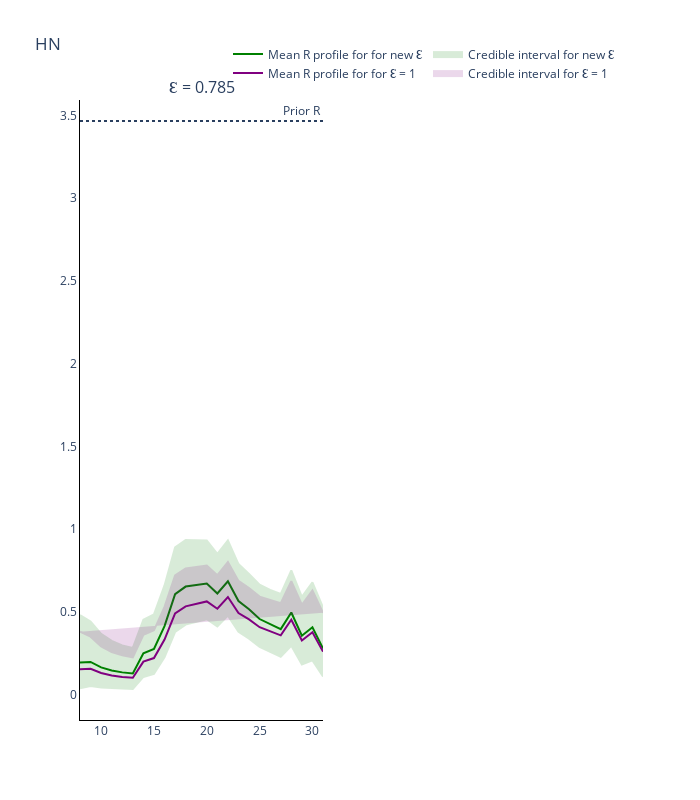

Write notebook code for a chart like this one.
### Code cell
from plotly.subplots import make_subplots

all_intervals = all_intervals[all_intervals['Central Probability']==0.95]

fig = go.Figure()
fig = make_subplots(
    rows=int(np.ceil(epsilon_range.shape[0]/2)), cols=2, subplot_titles=tuple('Ɛ = {}'.format(epsilon) for epsilon in epsilon_range[epsilon_range!=0])
)

# Plot (bar chart cases each day)
for e, epsilon in enumerate(epsilon_range[epsilon_range!=0]):
    if e == 0:
        fig.add_trace(
            go.Scatter(
                x=all_intervals.loc[all_intervals['Epsilon']==epsilon]['Time Points'],
                y=all_intervals.loc[all_intervals['Epsilon']==epsilon]['Mean'],
                name='Mean R profile for for new Ɛ',
                line_color='green'
            ),
            row= int(np.floor(e / 2)) + 1,
            col= e % 2 + 1
        )

        fig.add_trace(
            go.Scatter(
                x=all_intervals.loc[all_intervals['Epsilon']==epsilon]['Time Points'].tolist() + all_intervals.loc[all_intervals['Epsilon']==epsilon]['Time Points'].tolist()[::-1],
                y=all_intervals.loc[all_intervals['Epsilon']==epsilon][
                    'Upper bound CI'].values.tolist() + all_intervals.loc[all_intervals['Epsilon']==epsilon][
                        'Lower bound CI'].values.tolist()[::-1],
                fill='toself',
                fillcolor='green',
                line_color='green',
                opacity=0.15,
                mode='lines',
                name='Credible interval for new Ɛ'
            ),
            row= int(np.floor(e / 2)) + 1,
            col= e % 2 + 1
        )

        fig.add_trace(
            go.Scatter(
                x=all_intervals.loc[all_intervals['Epsilon']==epsilon]['Time Points'],
                y=all_intervals.loc[all_intervals['Epsilon']==0]['Mean'],
                name='Mean R profile for for Ɛ = 0'.format(epsilon),
                line_color='purple'
            ),
            row= int(np.floor(e / 2)) + 1,
            col= e % 2 + 1
        )


        fig.add_trace(
            go.Scatter(
                x=all_intervals.loc[all_intervals['Epsilon']==epsilon]['Time Points'].tolist() + all_intervals.loc[all_intervals['Epsilon']==epsilon]['Time Points'].tolist()[::-1],
                y=all_intervals.loc[all_intervals['Epsilon']==0][
                    'Upper bound CI'].values.tolist() + all_intervals.loc[all_intervals['Epsilon']==0][
                        'Lower bound CI'].values.tolist()[::-1],
                fill='toself',
                fillcolor='purple',
                line_color='purple',
                opacity=0.15,
                mode='lines',
                name='Credible interval for Ɛ = 0'
            ),
            row= int(np.floor(e / 2)) + 1,
            col= e % 2 + 1
        )

    else:
        fig.add_trace(
            go.Scatter(
                x=all_intervals.loc[all_intervals['Epsilon']==epsilon]['Time Points'],
                y=all_intervals.loc[all_intervals['Epsilon']==epsilon]['Mean'],
                line_color='green',
                showlegend=False
            ),
            row= int(np.floor(e / 2)) + 1,
            col= e % 2 + 1
        )

        fig.add_trace(
            go.Scatter(
                x=all_intervals.loc[all_intervals['Epsilon']==epsilon]['Time Points'].tolist() + all_intervals.loc[all_intervals['Epsilon']==epsilon]['Time Points'].tolist()[::-1],
                y=all_intervals.loc[all_intervals['Epsilon']==epsilon][
                    'Upper bound CI'].values.tolist() + all_intervals.loc[all_intervals['Epsilon']==epsilon][
                        'Lower bound CI'].values.tolist()[::-1],
                fill='toself',
                fillcolor='green',
                line_color='green',
                opacity=0.15,
                showlegend=False,
                mode='lines'
            ),
            row= int(np.floor(e / 2)) + 1,
            col= e % 2 + 1
        )

        fig.add_trace(
            go.Scatter(
                x=all_intervals.loc[all_intervals['Epsilon']==epsilon]['Time Points'],
                y=all_intervals.loc[all_intervals['Epsilon']==0]['Mean'],
                showlegend=False,
                line_color='purple'
            ),
            row= int(np.floor(e / 2)) + 1,
            col= e % 2 + 1
        )


        fig.add_trace(
            go.Scatter(
                x=all_intervals.loc[all_intervals['Epsilon']==epsilon]['Time Points'].tolist() + all_intervals.loc[all_intervals['Epsilon']==epsilon]['Time Points'].tolist()[::-1],
                y=all_intervals.loc[all_intervals['Epsilon']==0][
                    'Upper bound CI'].values.tolist() + all_intervals.loc[all_intervals['Epsilon']==0][
                        'Lower bound CI'].values.tolist()[::-1],
                fill='toself',
                fillcolor='purple',
                line_color='purple',
                opacity=0.15,
                mode='lines',
                showlegend=False,
            ),
            row= int(np.floor(e / 2)) + 1,
            col= e % 2 + 1
        )

        #fig.add_hrect(y0=prior_dist_interval[0], y1=prior_dist_interval[1], line_width=0, fillcolor='black', opacity=0.1)
        fig.add_hline(y=median, line_dash='dot',
                annotation_text='Prior R', fillcolor='black',
                annotation_position='top right',
                row= int(np.floor(e / 2)) + 1,
                col= e % 2 + 1)

    #fig.add_hrect(y0=prior_dist_interval[0], y1=prior_dist_interval[1], line_width=0, fillcolor='black', opacity=0.1)
    fig.add_hline(y=median, line_dash='dot',
              annotation_text='Prior R', fillcolor='black',
              annotation_position='top right',
              row= int(np.floor(e / 2)) + 1,
              col= e % 2 + 1)


# Add axis labels
fig.update_layout(
    title='HK',
    width=700, 
    height=800,
    plot_bgcolor='white',
    xaxis=dict(linecolor='black'),
    yaxis=dict(linecolor='black'),
    xaxis2=dict(linecolor='black'),
    yaxis2=dict(linecolor='black'),
    xaxis3=dict(linecolor='black'),
    yaxis3=dict(linecolor='black'),
    xaxis4=dict(linecolor='black'),
    yaxis4=dict(linecolor='black'),
    xaxis5=dict(linecolor='black'),
    yaxis5=dict(linecolor='black'),
    xaxis6=dict(linecolor='black'),
    yaxis6=dict(linecolor='black'),
    legend=dict(
        orientation="h",
        yanchor="bottom",
        y=1.02,
        xanchor="right",
        x=1
    ))

fig.update_xaxes(ticks='outside', title_text='Time (days)', row='all', col='all')
fig.update_yaxes(ticks='outside', title_text='R_t', row='all', col='all')

# fig.write_image('HK-diff-eps-inf.pdf')
fig.show()

### Figure 1 — Plotly figure (JSON) as saved in the notebook; plotly's stock layout.template omitted (floating-point values rounded to 4 significant figures)
{"data": [{"line": {"color": "green"}, "name": "Mean R profile for for new Ɛ", "type": "scatter", "x": [8, 9, 10, 11, 12, 13, 14, 15, 16, 17, 18, 19, 20, 21, 22, 23, 24, 25, 26, 27, 28, 29, 30, 31], "xaxis": "x", "y": [0.1951, 0.1982, 0.1656, 0.1471, 0.1353, 0.1285, 0.2504, 0.2767, 0.4148, 0.6078, 0.6536, 0.6618, 0.6722, 0.6116, 0.6857, 0.5666, 0.5162, 0.4575, 0.4255, 0.3963, 0.4969, 0.3566, 0.4079, 0.2789], "yaxis": "y"}, {"fill": "toself", "fillcolor": "green", "line": {"color": "green"}, "mode": "lines", "name": "Credible interval for new Ɛ", "opacity": 0.15, "type": "scatter", "x": [8, 9, 10, 11, 12, 13, 14, 15, 16, 17, 18, 19, 20, 21, 22, 23, 24, 25, 26, 27, 28, 29, 30, 31, 31, 30, 29, 28, 27, 26, 25, 24, 23, 22, 21, 20, 19, 18, 17, 16, 15, 14, 13, 12, 11, 10, 9, 8], "xaxis": "x", "y": [0.4817, 0.4432, 0.3678, 0.3253, 0.2985, 0.283, 0.4534, 0.486, 0.6603, 0.8908, 0.9344, 0.9315, 0.9321, 0.8508, 0.9326, 0.7894, 0.7303, 0.6645, 0.6337, 0.6092, 0.7516, 0.5911, 0.6787, 0.5288, 0.1103, 0.2078, 0.1823, 0.2963, 0.2296, 0.2589, 0.2892, 0.3394, 0.3811, 0.4779, 0.413, 0.4562, 0.4396, 0.4238, 0.3792, 0.2263, 0.1262, 0.1077, 0.03487, 0.03664, 0.03971, 0.04452, 0.05292, 0.03921], "yaxis": "y"}, {"line": {"color": "purple"}, "name": "Mean R profile for for Ɛ = 1", "type": "scatter", "x": [8, 9, 10, 11, 12, 13, 14, 15, 16, 17, 18, 19, 20, 21, 22, 23, 24, 25, 26, 27, 28, 29, 30, 31], "xaxis": "x", "y": [0.1545, 0.157, 0.1313, 0.1169, 0.1078, 0.1026, 0.2002, 0.2217, 0.3338, 0.492, 0.5339, 0.5475, 0.5638, 0.5198, 0.5903, 0.4938, 0.4554, 0.408, 0.3828, 0.3591, 0.4532, 0.3274, 0.3775, 0.2605], "yaxis": "y"}, {"fill": "toself", "fillcolor": "purple", "line": {"color": "purple"}, "mode": "lines", "name": "Credible interval for Ɛ = 1", "opacity": 0.15, "type": "scatter", "x": [8, 9, 10, 11, 12, 13, 14, 15, 16, 17, 18, 19, 20, 21, 22, 23, 24, 25, 26, 27, 28, 29, 30, 31, 31, 30, 29, 28, 27, 26, 25, 24, 23, 22, 21, 20, 19, 18, 17, 16, 15, 14, 13, 12, 11, 10, 9, 8], "xaxis": "x", "y": [0.3814, 0.351, 0.2918, 0.2586, 0.2379, 0.2259, 0.3624, 0.3893, 0.5312, 0.7207, 0.7625, 0.7693, 0.7804, 0.722, 0.8017, 0.6875, 0.6441, 0.5927, 0.5705, 0.5525, 0.6865, 0.5439, 0.6297, 0.4953], "yaxis": "y"}], "layout": {"annotations": [{"font": {"size": 16}, "showarrow": false, "text": "Ɛ = 0.785", "x": 0.225, "xanchor": "center", "xref": "paper", "y": 1, "yanchor": "bottom", "yref": "paper"}, {"showarrow": false, "text": "Prior R", "x": 1, "xanchor": "right", "xref": "x domain", "y": 3.466, "yanchor": "bottom", "yref": "y"}], "height": 800, "legend": {"orientation": "h", "x": 1, "xanchor": "right", "y": 1.02, "yanchor": "bottom"}, "plot_bgcolor": "white", "shapes": [{"fillcolor": "black", "line": {"dash": "dot"}, "type": "line", "x0": 0, "x1": 1, "xref": "x domain", "y0": 3.466, "y1": 3.466, "yref": "y"}], "title": {"text": "HN"}, "width": 700, "xaxis": {"anchor": "y", "domain": [0, 0.45], "linecolor": "black"}, "xaxis2": {"anchor": "y2", "domain": [0.55, 1], "linecolor": "black"}, "xaxis3": {"linecolor": "black"}, "xaxis4": {"linecolor": "black"}, "xaxis5": {"linecolor": "black"}, "xaxis6": {"linecolor": "black"}, "yaxis": {"anchor": "x", "domain": [0, 1], "linecolor": "black"}, "yaxis2": {"anchor": "x2", "domain": [0, 1], "linecolor": "black"}, "yaxis3": {"linecolor": "black"}, "yaxis4": {"linecolor": "black"}, "yaxis5": {"linecolor": "black"}, "yaxis6": {"linecolor": "black"}}}
